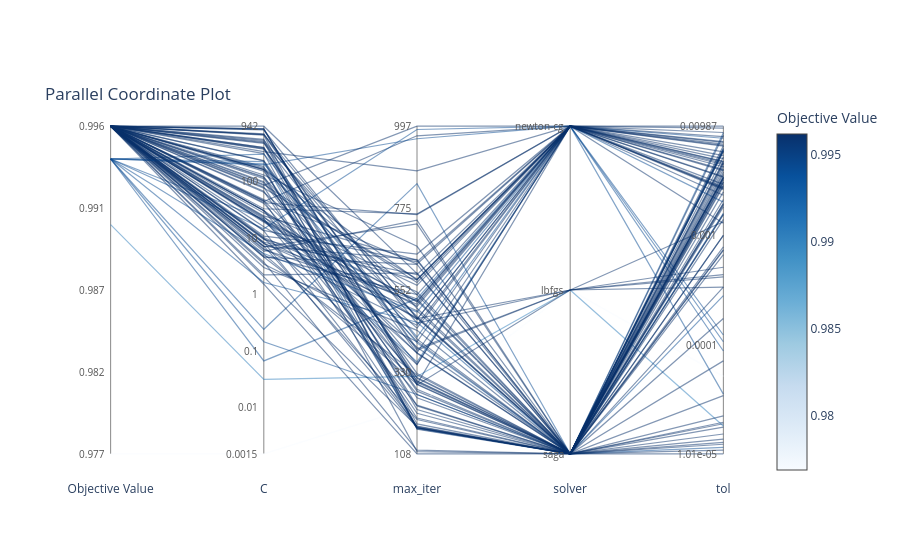

Notebook code cell kept with this figure:
### Code cell
# Plot of parameter values vs objective score
plot_parallel_coordinate(study).show()
